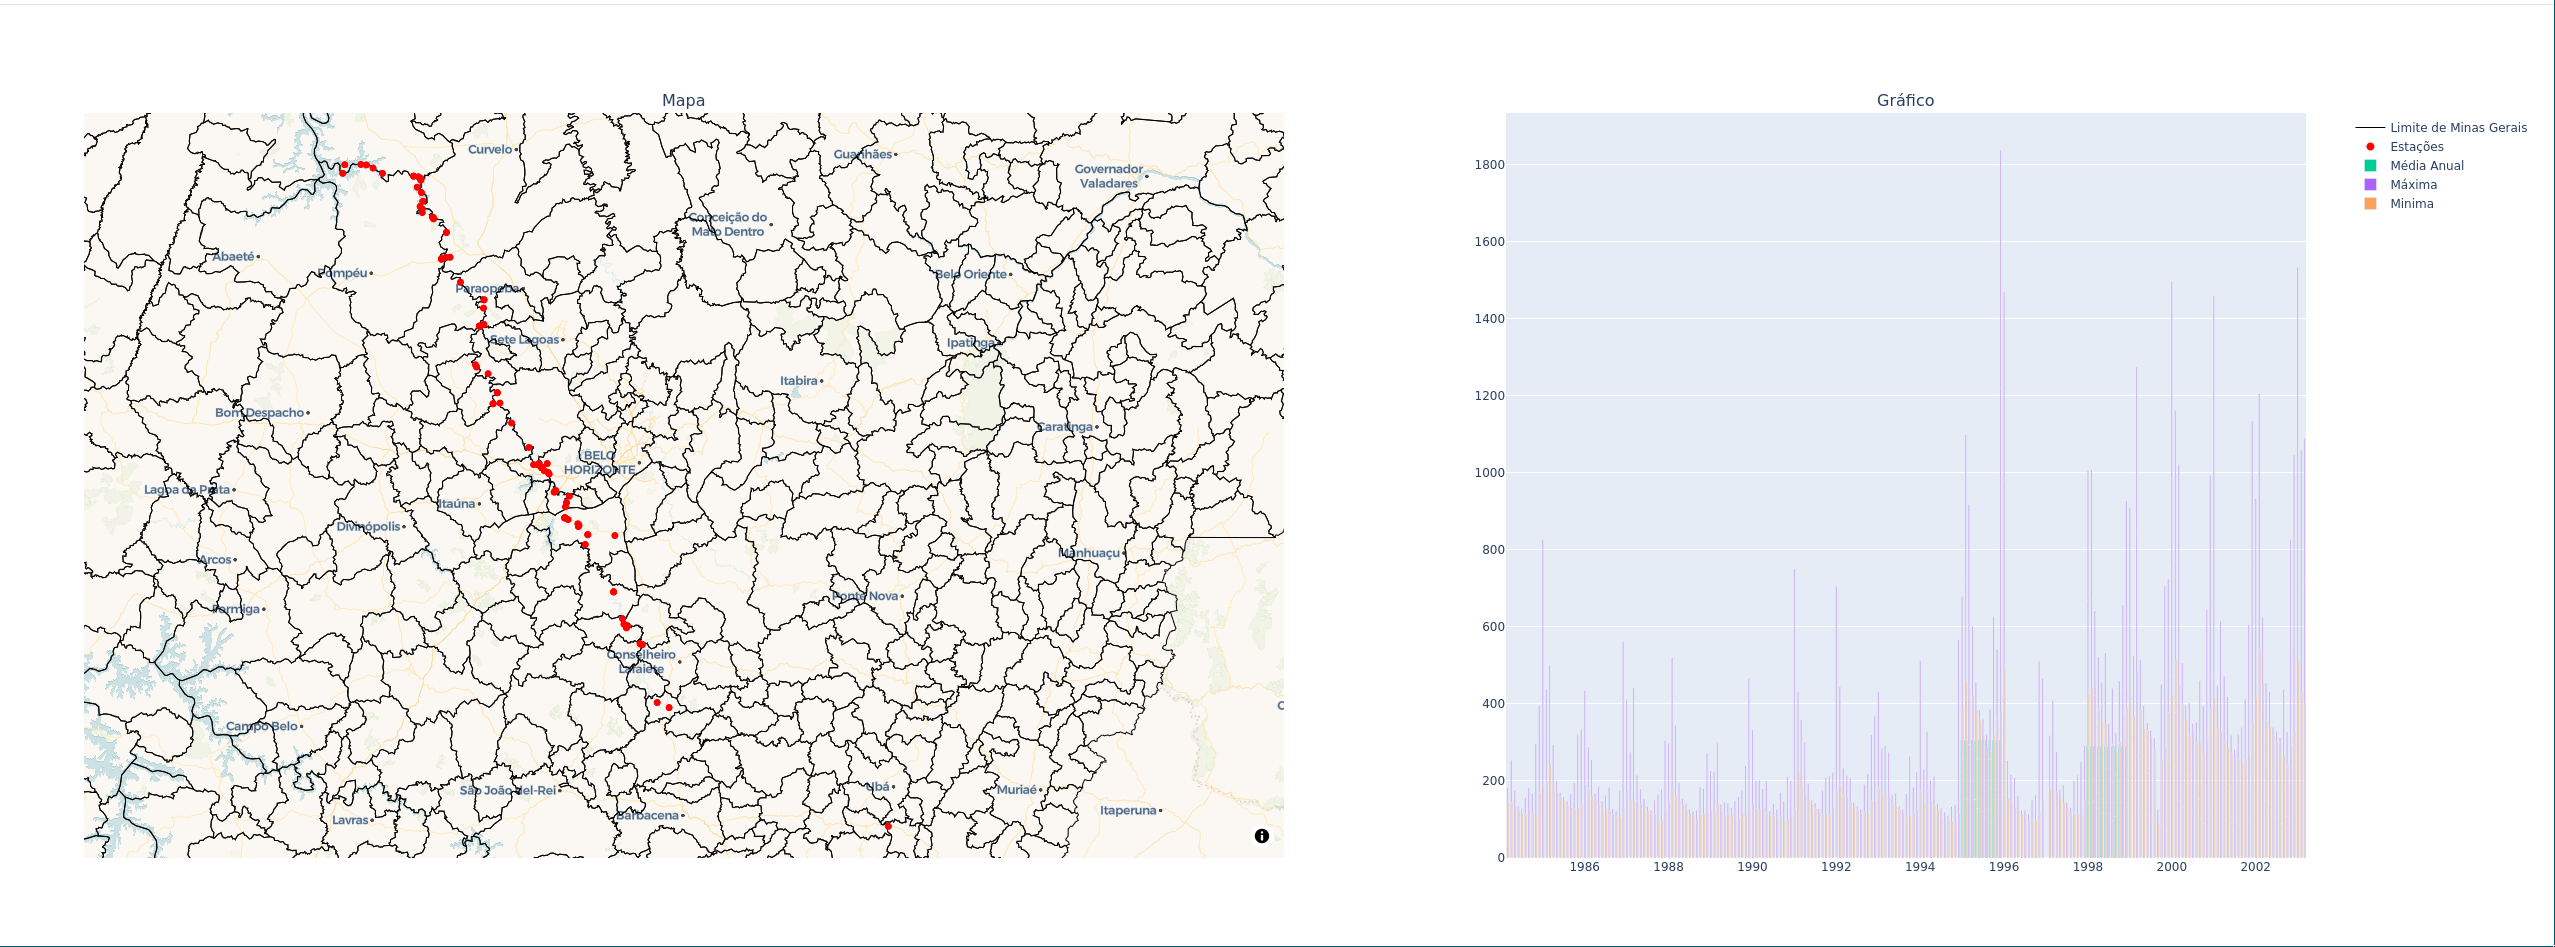

Here is the Python script that generated this plot:
# BSD 2-Clause License

# Copyright (c) 2026, base

# Redistribution and use in source and binary forms, with or without
# modification, are permitted provided that the following conditions are met:

# 1. Redistributions of source code must retain the above copyright notice, this
#    list of conditions and the following disclaimer.
# 2. Redistributions in binary form must reproduce the above copyright notice,
#    this list of conditions and the following disclaimer in the documentation
#    and/or other materials provided with the distribution.

# THIS SOFTWARE IS PROVIDED BY THE COPYRIGHT HOLDERS AND CONTRIBUTORS "AS IS"
# AND ANY EXPRESS OR IMPLIED WARRANTIES, INCLUDING, BUT NOT LIMITED TO, THE
# IMPLIED WARRANTIES OF MERCHANTABILITY AND FITNESS FOR A PARTICULAR PURPOSE ARE
# DISCLAIMED. IN NO EVENT SHALL THE COPYRIGHT HOLDER OR CONTRIBUTORS BE LIABLE
# FOR ANY DIRECT, INDIRECT, INCIDENTAL, SPECIAL, EXEMPLARY, OR CONSEQUENTIAL
# DAMAGES (INCLUDING, BUT NOT LIMITED TO, PROCUREMENT OF SUBSTITUTE GOODS OR
# SERVICES; LOSS OF USE, DATA, OR PROFITS; OR BUSINESS INTERRUPTION) HOWEVER
# CAUSED AND ON ANY THEORY OF LIABILITY, WHETHER IN CONTRACT, STRICT LIABILITY,
# OR TORT (INCLUDING NEGLIGENCE OR OTHERWISE) ARISING IN ANY WAY OUT OF THE USE
# OF THIS SOFTWARE, EVEN IF ADVISED OF THE POSSIBILITY OF SUCH DAMAGE.

from sqlalchemy           import select, func

import hidrodb.database   as db
from hidrodb.models.hidro import Station, Stage

HIDRO_DB = db.DatabaseConnection("db/hidro.db", db.DatabaseType.HIDRO)

def get_minas_geojson():
    import geobr;
    mg = geobr.read_municipality(code_muni=31, year=2025)
    mg["code_muni"] = mg["code_muni"].astype(str)
    lon, lat = [], []
    for feature in mg.__geo_interface__["features"]:
        geom = feature["geometry"]
        coords = geom["coordinates"]
        if geom["type"] == "Polygon":
            for ring in coords:
                lon.extend([p[0] for p in ring] + [None])
                lat.extend([p[1] for p in ring] + [None])
        elif geom["type"] == "MultiPolygon":
            for poly in coords:
                for ring in poly:
                    lon.extend([p[0] for p in ring] + [None])
                    lat.extend([p[1] for p in ring] + [None])
    return lon, lat


def get_stations_data():
    statement= select(
        Station.Codigo, Station.Latitude, Station.Longitude
    ).distinct().where(Station.RioCodigo.in_([40300000, 58642000]))
    hidro_session = HIDRO_DB.get_session()
    return hidro_session.execute(statement).all()


def get_stage_data(stations_code):
    statement = select(
        Stage.EstacaoCodigo,
        Stage.Maxima,
        Stage.Minima,
        Stage.MediaAnual,
        func.strftime('%Y-%m-%d', Stage.Data).label('Data')
    ).where(Stage.EstacaoCodigo.in_(stations_code))
    hidro_session = HIDRO_DB.get_session()
    return hidro_session.execute(statement).all()


if __name__ == "__main__":
    mg_lon, mg_lat                            = get_minas_geojson()
    stations_code, stations_lat, stations_lon = zip(*get_stations_data())

    from plotly.subplots import make_subplots;
    import plotly.graph_objects as go;

    fig = make_subplots(
        rows=1, cols=2,
        specs=[[{"type": "map"}, {"type": "xy"}]],
        column_widths=[0.6, 0.4],
        subplot_titles=("Mapa", "Gráfico")
    )

    fig.add_trace(
        go.Scattermap(
            lon=mg_lon, lat=mg_lat,
            mode="lines",
            line=dict(color="black", width=1),
            hoverinfo="skip",
            name="Limite de Minas Gerais"
        ),
        row=1, col=1
    )


    fig.add_trace(
        go.Scattermap(
            lon=stations_lon, lat=stations_lat,
            mode="markers+text",
            hovertext=stations_code,
            hoverinfo="text",
            marker=dict(size=8, color="red"),
            name="Estações"
        ),
        row=1, col=1
    )

    stage_data = get_stage_data(stations_code)
    codes  = [s.EstacaoCodigo for s in stage_data]
    dates  = [s.Data for s in stage_data]

    media  = [s.MediaAnual for s in stage_data]
    fig.add_trace(
        go.Bar(x=dates, y=media,
               hovertext=codes,
               hoverinfo="text",
               name="Média Anual"),
        row=1, col=2
    )

    maxima = [s.Maxima for s in stage_data]
    fig.add_trace(
        go.Bar(x=dates, y=maxima,
               hovertext=codes,
               hoverinfo="text",
               name="Máxima"),
        row=1, col=2
    )

    minima = [s.Minima for s in stage_data]
    fig.add_trace(
        go.Bar(x=dates, y=minima,
               hovertext=codes,
               hoverinfo="text",
               name="Minima"),
        row=1, col=2
    )

    valid_lon = [x for x in mg_lon if x is not None]
    valid_lat = [y for y in mg_lat if y is not None]
    fig.update_layout(
        map=dict(
            bounds=dict(
                west=min(valid_lon),
                east=max(valid_lon),
                south=min(valid_lat),
                north=max(valid_lat)
            )
        )
    )

    fig.write_html("examples/paraopeba.html")
